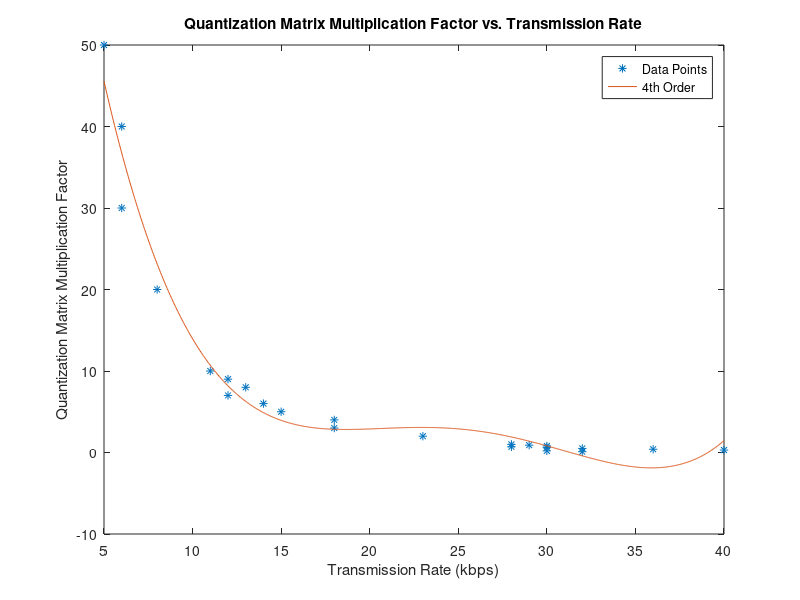

Write the MATLAB code that produced this figure.
%%% Improved Video Codec -> Rate Distortion Optimization %%%

clear all;
clc;

%% Distortion vs Transmission Rate Curve

% transmission_rate = [32,30,40,36,32,30,28,30,29,28,23,18,18,15,14,12,13,12,11,8,6,6,5];
% distortion = [0.022809126,0.024503318,0.025350342,0.025944712,0.026409822,0.026791551,0.027131078,0.027426941,0.27690783,0.027926642,0.029669893,0.030928441,0.031992015,0.032883055,0.033748439,0.034490013,0.035140986,0.035990383,0.036590497,0.041847658,0.047279983,0.050483378,0.055686729];
% 
% % Polynomial degree
% degree = 3;  % Adjust the degree as desired
% 
% % Perform polynomial fitting
% coefficients1 = polyfit(transmission_rate, distortion , degree);
% 
% % Generate x-values for plotting
% xmin = min(transmission_rate);
% xmax = max(transmission_rate);
% num_points = 1000000;
% x_plot = linspace(xmin, xmax, num_points);
% 
% % Evaluate the fitted polynomial
% y_plot = polyval(coefficients1, x_plot);
% 
% % Plot the data points and the fitted curve
% figure;
% plot(transmission_rate, distortion , '*', x_plot, y_plot)
% 
% % Add labels and title
% xlabel('Transmission Rate (kbps)')
% ylabel('Distortion')
% title('Distortion vs. Transmission Rate')
% ylim([0.022, 0.06])
% 
% % Add legends
% legend('Data Points', '4th Order')

%% Quantization Matrix Multiplication Factor vs Transmission Rate Curve

transmission_rate = [32,30,40,36,32,30,28,30,29,28,23,18,18,15,14,12,13,12,11,8,6,6,5];
q_matrix_mf = [0.1,0.2,0.3,0.4,0.5,0.6,0.7,0.8,0.9,1,2,3,4,5,6,7,8,9,10,20,30,40,50];

% Polynomial degree
degree = 4;  % Adjust the degree as desired

% Perform polynomial fitting
coefficients2 = polyfit(transmission_rate, q_matrix_mf , degree);

% Generate x-values for plotting
xmin = min(transmission_rate);
xmax = max(transmission_rate);
num_points = 1000;
x_plot = linspace(xmin, xmax, num_points);

% Evaluate the fitted polynomial
y_plot = polyval(coefficients2, x_plot);

% Plot the data points and the fitted curve
figure;
plot(transmission_rate, q_matrix_mf, '*', x_plot, y_plot)

% Add labels and title
xlabel('Transmission Rate (kbps)')
ylabel('Quantization Matrix Multiplication Factor')
title('Quantization Matrix Multiplication Factor vs. Transmission Rate')

% Add legends
legend('Data Points', '4th Order')

